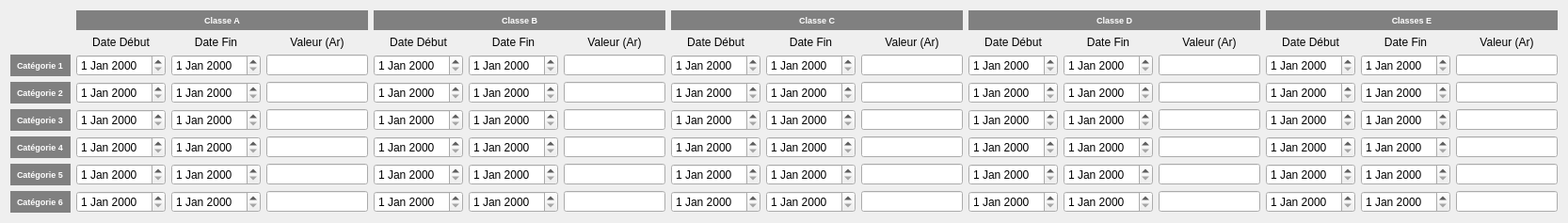
         <widget class="QWidget" name="tab_7">
          <attribute name="title">
           <string>Par Classe</string>
          </attribute>
          <layout class="QGridLayout" name="gridLayout_2">
           <item row="4" column="0">
            <widget class="QLabel" name="label_28">
             <property name="font">
              <font>
               <pointsize>7</pointsize>
               <weight>75</weight>
               <bold>true</bold>
              </font>
             </property>
             <property name="styleSheet">
              <string notr="true">background: #808080;
color: white;
padding: 5px</string>
             </property>
             <property name="text">
              <string>Catégorie 3</string>
             </property>
            </widget>
           </item>
           <item row="5" column="0">
            <widget class="QLabel" name="label_29">
             <property name="font">
              <font>
               <pointsize>7</pointsize>
               <weight>75</weight>
               <bold>true</bold>
              </font>
             </property>
             <property name="styleSheet">
              <string notr="true">background: #808080;
color: white;
padding: 5px</string>
             </property>
             <property name="text">
              <string>Catégorie 4</string>
             </property>
            </widget>
           </item>
           <item row="2" column="0">
            <widget class="QLabel" name="label_30">
             <property name="font">
              <font>
               <pointsize>7</pointsize>
               <weight>75</weight>
               <bold>true</bold>
              </font>
             </property>
             <property name="styleSheet">
              <string notr="true">background: #808080;
color: white;
padding: 5px</string>
             </property>
             <property name="text">
              <string>Catégorie 1</string>
             </property>
            </widget>
           </item>
           <item row="7" column="0">
            <widget class="QLabel" name="label_31">
             <property name="font">
              <font>
               <pointsize>7</pointsize>
               <weight>75</weight>
               <bold>true</bold>
              </font>
             </property>
             <property name="styleSheet">
              <string notr="true">background: #808080;
color: white;
padding: 5px</string>
             </property>
             <property name="text">
              <string>Catégorie 6</string>
             </property>
            </widget>
           </item>
           <item row="6" column="0">
            <widget class="QLabel" name="label_32">
             <property name="font">
              <font>
               <pointsize>7</pointsize>
               <weight>75</weight>
               <bold>true</bold>
              </font>
             </property>
             <property name="styleSheet">
              <string notr="true">background: #808080;
color: white;
padding: 5px</string>
             </property>
             <property name="text">
              <string>Catégorie 5</string>
             </property>
            </widget>
           </item>
           <item row="0" column="1" colspan="3">
            <widget class="QLabel" name="label_33">
             <property name="font">
              <font>
               <pointsize>7</pointsize>
               <weight>75</weight>
               <bold>true</bold>
              </font>
             </property>
             <property name="styleSheet">
              <string notr="true">background: #808080;
color: white;
padding: 5px</string>
             </property>
             <property name="text">
              <string>Classe A</string>
             </property>
             <property name="alignment">
              <set>Qt::AlignCenter</set>
             </property>
            </widget>
           </item>
           <item row="3" column="0">
            <widget class="QLabel" name="label_34">
             <property name="font">
              <font>
               <pointsize>7</pointsize>
               <weight>75</weight>
               <bold>true</bold>
              </font>
             </property>
             <property name="styleSheet">
              <string notr="true">background: #808080;
color: white;
padding: 5px</string>
             </property>
             <property name="text">
              <string>Catégorie 2</string>
             </property>
            </widget>
           </item>
           <item row="0" column="4" colspan="3">
            <widget class="QLabel" name="label_35">
             <property name="font">
              <font>
               <pointsize>7</pointsize>
               <weight>75</weight>
               <bold>true</bold>
              </font>
             </property>
             <property name="styleSheet">
              <string notr="true">background: #808080;
color: white;
padding: 5px</string>
             </property>
             <property name="text">
              <string>Classe B</string>
             </property>
             <property name="alignment">
              <set>Qt::AlignCenter</set>
             </property>
            </widget>
           </item>
           <item row="1" column="1">
            <widget class="QLabel" name="label_36">
             <property name="text">
              <string>Date Début</string>
             </property>
             <property name="alignment">
              <set>Qt::AlignCenter</set>
             </property>
            </widget>
           </item>
           <item row="1" column="4">
            <widget class="QLabel" name="label_37">
             <property name="text">
              <string>Date Début</string>
             </property>
             <property name="alignment">
              <set>Qt::AlignCenter</set>
             </property>
            </widget>
           </item>
           <item row="1" column="2">
            <widget class="QLabel" name="label_38">
             <property name="text">
              <string>Date Fin</string>
             </property>
             <property name="alignment">
              <set>Qt::AlignCenter</set>
             </property>
            </widget>
           </item>
           <item row="1" column="7">
            <widget class="QLabel" name="label_39">
             <property name="text">
              <string>Date Début</string>
             </property>
             <property name="alignment">
              <set>Qt::AlignCenter</set>
             </property>
            </widget>
           </item>
           <item row="1" column="3">
            <widget class="QLabel" name="label_40">
             <property name="text">
              <string>Valeur (Ar)</string>
             </property>
             <property name="alignment">
              <set>Qt::AlignCenter</set>
             </property>
            </widget>
           </item>
           <item row="1" column="14">
            <widget class="QLabel" name="label_41">
             <property name="text">
              <string>Date Fin</string>
             </property>
             <property name="alignment">
              <set>Qt::AlignCenter</set>
             </property>
            </widget>
           </item>
           <item row="1" column="5">
            <widget class="QLabel" name="label_42">
             <property name="text">
              <string>Date Fin</string>
             </property>
             <property name="alignment">
              <set>Qt::AlignCenter</set>
             </property>
            </widget>
           </item>
           <item row="1" column="6">
            <widget class="QLabel" name="label_43">
             <property name="text">
              <string>Valeur (Ar)</string>
             </property>
             <property name="alignment">
              <set>Qt::AlignCenter</set>
             </property>
            </widget>
           </item>
           <item row="1" column="8">
            <widget class="QLabel" name="label_44">
             <property name="text">
              <string>Date Fin</string>
             </property>
             <property name="alignment">
              <set>Qt::AlignCenter</set>
             </property>
            </widget>
           </item>
           <item row="1" column="9">
            <widget class="QLabel" name="label_45">
             <property name="text">
              <string>Valeur (Ar)</string>
             </property>
             <property name="alignment">
              <set>Qt::AlignCenter</set>
             </property>
            </widget>
           </item>
           <item row="1" column="10">
            <widget class="QLabel" name="label_46">
             <property name="text">
              <string>Date Début</string>
             </property>
             <property name="alignment">
              <set>Qt::AlignCenter</set>
             </property>
            </widget>
           </item>
           <item row="1" column="11">
            <widget class="QLabel" name="label_47">
             <property name="text">
              <string>Date Fin</string>
             </property>
             <property name="alignment">
              <set>Qt::AlignCenter</set>
             </property>
            </widget>
           </item>
           <item row="1" column="12">
            <widget class="QLabel" name="label_48">
             <property name="text">
              <string>Valeur (Ar)</string>
             </property>
             <property name="alignment">
              <set>Qt::AlignCenter</set>
             </property>
            </widget>
           </item>
           <item row="1" column="13">
            <widget class="QLabel" name="label_49">
             <property name="text">
              <string>Date Début</string>
             </property>
             <property name="alignment">
              <set>Qt::AlignCenter</set>
             </property>
            </widget>
           </item>
           <item row="1" column="15">
            <widget class="QLabel" name="label_50">
             <property name="text">
              <string>Valeur (Ar)</string>
             </property>
             <property name="alignment">
              <set>Qt::AlignCenter</set>
             </property>
            </widget>
           </item>
           <item row="0" column="13" colspan="3">
            <widget class="QLabel" name="label_51">
             <property name="font">
              <font>
               <pointsize>7</pointsize>
               <weight>75</weight>
               <bold>true</bold>
              </font>
             </property>
             <property name="styleSheet">
              <string notr="true">background: #808080;
color: white;
padding: 5px</string>
             </property>
             <property name="text">
              <string>Classes E</string>
             </property>
             <property name="alignment">
              <set>Qt::AlignCenter</set>
             </property>
            </widget>
           </item>
           <item row="0" column="10" colspan="3">
            <widget class="QLabel" name="label_52">
             <property name="font">
              <font>
               <pointsize>7</pointsize>
               <weight>75</weight>
               <bold>true</bold>
              </font>
             </property>
             <property name="styleSheet">
              <string notr="true">background: #808080;
color: white;
padding: 5px</string>
             </property>
             <property name="text">
              <string>Classe D</string>
             </property>
             <property name="alignment">
              <set>Qt::AlignCenter</set>
             </property>
            </widget>
           </item>
           <item row="0" column="7" colspan="3">
            <widget class="QLabel" name="label_53">
             <property name="font">
              <font>
               <pointsize>7</pointsize>
               <weight>75</weight>
               <bold>true</bold>
              </font>
             </property>
             <property name="styleSheet">
              <string notr="true">background: #808080;
color: white;
padding: 5px</string>
             </property>
             <property name="text">
              <string>Classe C</string>
             </property>
             <property name="alignment">
              <set>Qt::AlignCenter</set>
             </property>
            </widget>
           </item>
           <item row="2" column="1">
            <widget class="QDateEdit" name="dateEditIFTDeb1A_2">
             <property name="calendarPopup">
              <bool>false</bool>
             </property>
            </widget>
           </item>
           <item row="2" column="2">
            <widget class="QDateEdit" name="dateEditIFTFin1A_2"/>
           </item>
           <item row="2" column="4">
            <widget class="QDateEdit" name="dateEditIFTDeb1B_2"/>
           </item>
           <item row="2" column="5">
            <widget class="QDateEdit" name="dateEditIFTFin1B_2"/>
           </item>
           <item row="2" column="7">
            <widget class="QDateEdit" name="dateEditIFTDeb1C_2"/>
           </item>
           <item row="2" column="8">
            <widget class="QDateEdit" name="dateEditIFTFin1C_2"/>
           </item>
           <item row="2" column="10">
            <widget class="QDateEdit" name="dateEditIFTDeb1D_2"/>
           </item>
           <item row="2" column="11">
            <widget class="QDateEdit" name="dateEditIFTFin1D_2"/>
           </item>
           <item row="2" column="13">
            <widget class="QDateEdit" name="dateEditIFTDeb1E_2"/>
           </item>
           <item row="2" column="14">
            <widget class="QDateEdit" name="dateEditIFTFin1E_2"/>
           </item>
           <item row="3" column="1">
            <widget class="QDateEdit" name="dateEditIFTDeb2A_2">
             <property name="calendarPopup">
              <bool>false</bool>
             </property>
            </widget>
           </item>
           <item row="3" column="2">
            <widget class="QDateEdit" name="dateEditIFTFin2A_2"/>
           </item>
           <item row="4" column="1">
            <widget class="QDateEdit" name="dateEditIFTDeb3A_2">
             <property name="calendarPopup">
              <bool>false</bool>
             </property>
            </widget>
           </item>
           <item row="5" column="1">
            <widget class="QDateEdit" name="dateEditIFTDeb4A_2">
             <property name="calendarPopup">
              <bool>false</bool>
             </property>
            </widget>
           </item>
           <item row="6" column="1">
            <widget class="QDateEdit" name="dateEditIFTDeb5A_2">
             <property name="calendarPopup">
              <bool>false</bool>
             </property>
            </widget>
           </item>
           <item row="7" column="1">
            <widget class="QDateEdit" name="dateEditIFTDeb6A_2">
             <property name="calendarPopup">
              <bool>false</bool>
             </property>
            </widget>
           </item>
           <item row="4" column="2">
            <widget class="QDateEdit" name="dateEditIFTFin3A_2"/>
           </item>
           <item row="5" column="2">
            <widget class="QDateEdit" name="dateEditIFTFin4A_2"/>
           </item>
           <item row="6" column="2">
            <widget class="QDateEdit" name="dateEditIFTFin5A_2"/>
           </item>
           <item row="7" column="2">
            <widget class="QDateEdit" name="dateEditIFTFin6A_2"/>
           </item>
           <item row="3" column="4">
            <widget class="QDateEdit" name="dateEditIFTDeb2B_2"/>
           </item>
           <item row="3" column="5">
            <widget class="QDateEdit" name="dateEditIFTFin2B_2"/>
           </item>
           <item row="4" column="4">
            <widget class="QDateEdit" name="dateEditIFTDeb3B_2"/>
           </item>
           <item row="4" column="5">
            <widget class="QDateEdit" name="dateEditIFTFin3B_2"/>
           </item>
           <item row="5" column="4">
            <widget class="QDateEdit" name="dateEditIFTDeb4B_2"/>
           </item>
           <item row="5" column="5">
            <widget class="QDateEdit" name="dateEditIFTFin4B_2"/>
           </item>
           <item row="6" column="4">
            <widget class="QDateEdit" name="dateEditIFTDeb5B_2"/>
           </item>
           <item row="7" column="4">
            <widget class="QDateEdit" name="dateEditIFTDeb6B_2"/>
           </item>
           <item row="6" column="5">
            <widget class="QDateEdit" name="dateEditIFTFin5B_2"/>
           </item>
           <item row="7" column="5">
            <widget class="QDateEdit" name="dateEditIFTFin6B_2"/>
           </item>
           <item row="3" column="7">
            <widget class="QDateEdit" name="dateEditIFTDeb2C_2"/>
           </item>
           <item row="3" column="8">
            <widget class="QDateEdit" name="dateEditIFTFin2C_2"/>
           </item>
           <item row="4" column="7">
            <widget class="QDateEdit" name="dateEditIFTDeb3C_2"/>
           </item>
           <item row="4" column="8">
            <widget class="QDateEdit" name="dateEditIFTFin3C_2"/>
           </item>
           <item row="5" column="7">
            <widget class="QDateEdit" name="dateEditIFTDeb4C_2"/>
           </item>
           <item row="5" column="8">
            <widget class="QDateEdit" name="dateEditIFTFin4C_2"/>
           </item>
           <item row="6" column="7">
            <widget class="QDateEdit" name="dateEditIFTDeb5C_2"/>
           </item>
           <item row="6" column="8">
            <widget class="QDateEdit" name="dateEditIFTFin5C_2"/>
           </item>
           <item row="7" column="7">
            <widget class="QDateEdit" name="dateEditIFTDeb6C_2"/>
           </item>
           <item row="7" column="8">
            <widget class="QDateEdit" name="dateEditIFTFin6C_2"/>
           </item>
           <item row="3" column="10">
            <widget class="QDateEdit" name="dateEditIFTDeb2D_2"/>
           </item>
           <item row="4" column="10">
            <widget class="QDateEdit" name="dateEditIFTDeb3D_2"/>
           </item>
           <item row="3" column="11">
            <widget class="QDateEdit" name="dateEditIFTFin2D_2"/>
           </item>
           <item row="4" column="11">
            <widget class="QDateEdit" name="dateEditIFTFin3D_2"/>
           </item>
           <item row="5" column="10">
            <widget class="QDateEdit" name="dateEditIFTDeb4D_2"/>
           </item>
           <item row="5" column="11">
            <widget class="QDateEdit" name="dateEditIFTFin4D_2"/>
           </item>
           <item row="6" column="10">
            <widget class="QDateEdit" name="dateEditIFTDeb5D_2"/>
           </item>
           <item row="6" column="11">
            <widget class="QDateEdit" name="dateEditIFTFin5D_2"/>
           </item>
           <item row="7" column="10">
            <widget class="QDateEdit" name="dateEditIFTDeb6D_2"/>
           </item>
           <item row="7" column="11">
            <widget class="QDateEdit" name="dateEditIFTFin6D_2"/>
           </item>
           <item row="3" column="13">
            <widget class="QDateEdit" name="dateEditIFTDeb2E_2"/>
           </item>
           <item row="4" column="13">
            <widget class="QDateEdit" name="dateEditIFTDeb3E_2"/>
           </item>
           <item row="5" column="13">
            <widget class="QDateEdit" name="dateEditIFTDeb4E_2"/>
           </item>
           <item row="6" column="13">
            <widget class="QDateEdit" name="dateEditIFTDeb5E_2"/>
           </item>
           <item row="7" column="13">
            <widget class="QDateEdit" name="dateEditIFTDeb6E_2"/>
           </item>
           <item row="3" column="14">
            <widget class="QDateEdit" name="dateEditIFTFin2E_2"/>
           </item>
           <item row="4" column="14">
            <widget class="QDateEdit" name="dateEditIFTFin3E_2"/>
           </item>
           <item row="5" column="14">
            <widget class="QDateEdit" name="dateEditIFTFin4E_2"/>
           </item>
           <item row="6" column="14">
            <widget class="QDateEdit" name="dateEditIFTFin5E_2"/>
           </item>
           <item row="7" column="14">
            <widget class="QDateEdit" name="dateEditIFTFin6E_2"/>
           </item>
           <item row="2" column="3">
            <widget class="QLineEdit" name="lineEditIFTVal1A_2">
             <property name="inputMask">
              <string>999999</string>
             </property>
             <property name="alignment">
              <set>Qt::AlignRight|Qt::AlignTrailing|Qt::AlignVCenter</set>
             </property>
            </widget>
           </item>
           <item row="3" column="3">
            <widget class="QLineEdit" name="lineEditIFTVal2A_2">
             <property name="inputMask">
              <string>999999</string>
             </property>
             <property name="alignment">
              <set>Qt::AlignRight|Qt::AlignTrailing|Qt::AlignVCenter</set>
             </property>
            </widget>
           </item>
           <item row="4" column="3">
            <widget class="QLineEdit" name="lineEditIFTVal3A_2">
             <property name="inputMask">
              <string>999999</string>
             </property>
             <property name="alignment">
              <set>Qt::AlignRight|Qt::AlignTrailing|Qt::AlignVCenter</set>
             </property>
            </widget>
           </item>
           <item row="5" column="3">
            <widget class="QLineEdit" name="lineEditIFTVal4A_2">
             <property name="inputMask">
              <string>999999</string>
             </property>
             <property name="alignment">
              <set>Qt::AlignRight|Qt::AlignTrailing|Qt::AlignVCenter</set>
             </property>
            </widget>
           </item>
           <item row="6" column="3">
            <widget class="QLineEdit" name="lineEditIFTVal5A_2">
             <property name="inputMask">
              <string>999999</string>
             </property>
             <property name="alignment">
              <set>Qt::AlignRight|Qt::AlignTrailing|Qt::AlignVCenter</set>
             </property>
            </widget>
           </item>
           <item row="7" column="3">
            <widget class="QLineEdit" name="lineEditIFTVal6A_2">
             <property name="inputMask">
              <string>999999</string>
             </property>
             <property name="alignment">
              <set>Qt::AlignRight|Qt::AlignTrailing|Qt::AlignVCenter</set>
             </property>
            </widget>
           </item>
           <item row="2" column="6">
            <widget class="QLineEdit" name="lineEditIFTVal1B_2">
             <property name="inputMask">
              <string>999999</string>
             </property>
             <property name="alignment">
              <set>Qt::AlignRight|Qt::AlignTrailing|Qt::AlignVCenter</set>
             </property>
            </widget>
           </item>
           <item row="3" column="6">
            <widget class="QLineEdit" name="lineEditIFTVal2B_2">
             <property name="inputMask">
              <string>999999</string>
             </property>
             <property name="alignment">
              <set>Qt::AlignRight|Qt::AlignTrailing|Qt::AlignVCenter</set>
             </property>
            </widget>
           </item>
           <item row="4" column="6">
            <widget class="QLineEdit" name="lineEditIFTVal3B_2">
             <property name="inputMask">
              <string>999999</string>
             </property>
             <property name="alignment">
              <set>Qt::AlignRight|Qt::AlignTrailing|Qt::AlignVCenter</set>
             </property>
            </widget>
           </item>
           <item row="5" column="6">
            <widget class="QLineEdit" name="lineEditIFTVal4B_2">
             <property name="inputMask">
              <string>999999</string>
             </property>
             <property name="alignment">
              <set>Qt::AlignRight|Qt::AlignTrailing|Qt::AlignVCenter</set>
             </property>
            </widget>
           </item>
           <item row="6" column="6">
            <widget class="QLineEdit" name="lineEditIFTVal5B_2">
             <property name="inputMask">
              <string>999999</string>
             </property>
             <property name="alignment">
              <set>Qt::AlignRight|Qt::AlignTrailing|Qt::AlignVCenter</set>
             </property>
            </widget>
           </item>
           <item row="7" column="6">
            <widget class="QLineEdit" name="lineEditIFTVal6B_2">
             <property name="inputMask">
              <string>999999</string>
             </property>
             <property name="alignment">
              <set>Qt::AlignRight|Qt::AlignTrailing|Qt::AlignVCenter</set>
             </property>
            </widget>
           </item>
           <item row="2" column="9">
            <widget class="QLineEdit" name="lineEditIFTVal1C_2">
             <property name="inputMask">
              <string>999999</string>
             </property>
             <property name="alignment">
              <set>Qt::AlignRight|Qt::AlignTrailing|Qt::AlignVCenter</set>
             </property>
            </widget>
           </item>
           <item row="3" column="9">
            <widget class="QLineEdit" name="lineEditIFTVal2C_2">
             <property name="inputMask">
              <string>999999</string>
             </property>
             <property name="alignment">
              <set>Qt::AlignRight|Qt::AlignTrailing|Qt::AlignVCenter</set>
             </property>
            </widget>
           </item>
           <item row="4" column="9">
            <widget class="QLineEdit" name="lineEditIFTVal3C_2">
             <property name="inputMask">
              <string>999999</string>
             </property>
             <property name="alignment">
              <set>Qt::AlignRight|Qt::AlignTrailing|Qt::AlignVCenter</set>
             </property>
            </widget>
           </item>
           <item row="5" column="9">
            <widget class="QLineEdit" name="lineEditIFTVal4C_2">
             <property name="inputMask">
              <string>999999</string>
             </property>
             <property name="alignment">
              <set>Qt::AlignRight|Qt::AlignTrailing|Qt::AlignVCenter</set>
             </property>
            </widget>
           </item>
           <item row="6" column="9">
            <widget class="QLineEdit" name="lineEditIFTVal5C_2">
             <property name="inputMask">
              <string>999999</string>
             </property>
             <property name="alignment">
              <set>Qt::AlignRight|Qt::AlignTrailing|Qt::AlignVCenter</set>
             </property>
            </widget>
           </item>
           <item row="7" column="9">
            <widget class="QLineEdit" name="lineEditIFTVal6C_2">
             <property name="inputMask">
              <string>999999</string>
             </property>
             <property name="alignment">
              <set>Qt::AlignRight|Qt::AlignTrailing|Qt::AlignVCenter</set>
             </property>
            </widget>
           </item>
           <item row="2" column="12">
            <widget class="QLineEdit" name="lineEditIFTVal1D_2"/>
           </item>
           <item row="3" column="12">
            <widget class="QLineEdit" name="lineEditIFTVal2D_2"/>
           </item>
           <item row="4" column="12">
            <widget class="QLineEdit" name="lineEditIFTVal3D_2"/>
           </item>
           <item row="5" column="12">
            <widget class="QLineEdit" name="lineEditIFTVal4D_2"/>
           </item>
           <item row="6" column="12">
            <widget class="QLineEdit" name="lineEditIFTVal5D_2"/>
           </item>
           <item row="7" column="12">
            <widget class="QLineEdit" name="lineEditIFTVal6D_2"/>
           </item>
           <item row="2" column="15">
            <widget class="QLineEdit" name="lineEditIFTVal1E_2"/>
           </item>
           <item row="3" column="15">
            <widget class="QLineEdit" name="lineEditIFTVal2E_2"/>
           </item>
           <item row="4" column="15">
            <widget class="QLineEdit" name="lineEditIFTVal3E_2"/>
           </item>
           <item row="5" column="15">
            <widget class="QLineEdit" name="lineEditIFTVal4E_2"/>
           </item>
           <item row="6" column="15">
            <widget class="QLineEdit" name="lineEditIFTVal5E_2"/>
           </item>
           <item row="7" column="15">
            <widget class="QLineEdit" name="lineEditIFTVal6E_2"/>
           </item>
          </layout>
         </widget>
